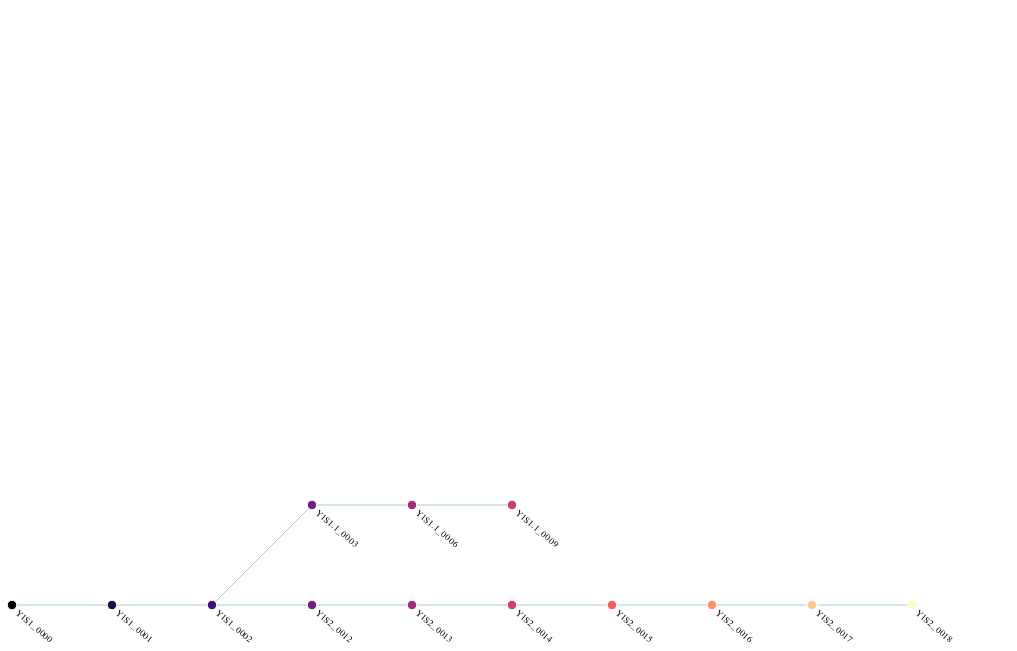

This figure's Vega-Lite source:
### Vega specification from a JSON file in a GitHub repository (floating-point values rounded to 4 significant figures)
{"$schema": "https://vega.github.io/schema/vega/v3.0.json", "width": 1000, "height": 600, "padding": 5, "data": [{"name": "tree", "values": [{"id": "Y1S1_0000", "name": "Y1S1_0000", "branchLevel": 0}, {"id": "Y1S1_0001", "name": "Y1S1_0001", "parent": "Y1S1_0000", "branchLevel": 0}, {"id": "Y1S1_0002", "name": "Y1S1_0002", "parent": "Y1S1_0001", "branchLevel": 0}, {"id": "Y1S2_0012", "name": "Y1S2_0012", "parent": "Y1S1_0002", "branchLevel": 0}, {"id": "Y1S2_0013", "name": "Y1S2_0013", "parent": "Y1S2_0012", "branchLevel": 0}, {"id": "Y1S2_0014", "name": "Y1S2_0014", "parent": "Y1S2_0013", "branchLevel": 0}, {"id": "Y1S2_0015", "name": "Y1S2_0015", "parent": "Y1S2_0014", "branchLevel": 0}, {"id": "Y1S2_0016", "name": "Y1S2_0016", "parent": "Y1S2_0015", "branchLevel": 0}, {"id": "Y1S2_0017", "name": "Y1S2_0017", "parent": "Y1S2_0016", "branchLevel": 0}, {"id": "Y1S2_0018", "name": "Y1S2_0018", "parent": "Y1S2_0017", "branchLevel": 0}, {"id": "Y1S1.1_0003", "name": "Y1S1.1_0003", "parent": "Y1S1_0002", "branchLevel": 1}, {"id": "Y1S1.1_0006", "name": "Y1S1.1_0006", "parent": "Y1S1.1_0003", "branchLevel": 1}, {"id": "Y1S1.1_0009", "name": "Y1S1.1_0009", "parent": "Y1S1.1_0006", "branchLevel": 1}], "transform": [{"type": "stratify", "key": "id", "parentKey": "parent"}, {"type": "tree", "method": "tidy", "size": [{"signal": "height"}, {"signal": "width - 100"}], "as": ["y", "x", "depth", "children"]}, {"type": "formula", "expr": "datum.depth * 100", "as": "x"}, {"type": "formula", "expr": "height- datum.branchLevel * 100", "as": "y"}]}, {"name": "links", "source": "tree", "transform": [{"type": "treelinks", "key": "id"}, {"type": "linkpath", "orient": "horizontal", "shape": "line"}]}], "scales": [{"name": "color", "type": "sequential", "range": {"scheme": "magma"}, "domain": {"data": "tree", "field": "depth"}, "zero": true}], "marks": [{"type": "path", "from": {"data": "links"}, "encode": {"update": {"path": {"field": "path"}, "stroke": {"value": "#acc"}}}}, {"type": "symbol", "from": {"data": "tree"}, "encode": {"enter": {"size": {"value": 90}, "stroke": {"value": "#fff"}}, "update": {"x": {"field": "x"}, "y": {"field": "y"}, "fill": {"scale": "color", "field": "depth"}}}}, {"type": "text", "from": {"data": "tree"}, "encode": {"enter": {"text": {"field": "name"}, "fontSize": {"value": 9}, "baseline": {"value": "middle"}}, "update": {"x": {"field": "x"}, "y": {"field": "y"}, "angle": {"value": 40}, "dx": {"value": 8}, "dy": {"value": 2}}}}]}
